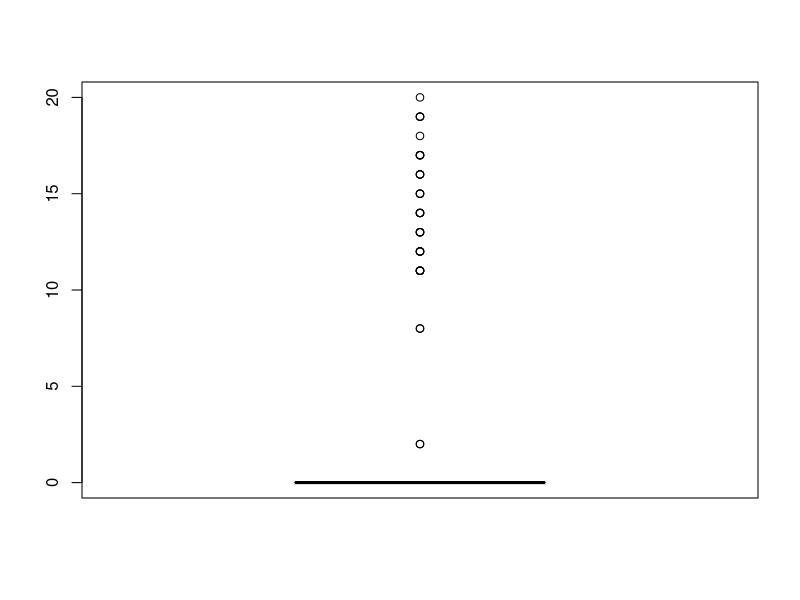

Source code (R):
#steelhead.r
#exposure model for steelhead

#read in data
setwd("~/github/Steelhead/Data")

fishery_mat<-as.matrix(read.csv("2014Area E_openings.csv"))
fishery_mat<-as.matrix(read.csv("2014Area B_openings.csv"))

colnames(fishery_mat)<-NULL
fishery_mat<-fishery_mat[,2:3337]

steelhead_data<-as.data.frame(read.csv("steelhead_pops.csv", header=T))

n_km<-521
n_hours<-3336

#set up a fake steelhead population
#IBM

n_fish<-1000
fish<-seq(1,n_fish,by=1)

#each fish has characteristics and they are in these vectors
exposure<-rep(NA,n_fish)
speeds<-rep(0,n_fish)
starting_date<-rep(0,n_fish)

#population characteristics (these are the hypothesis about the population that will be tested)
rt_mean<-100
rt_sd<-10
speed_mean<-20
speed_sd<-3

speeds<-(pmax(9,pmin(55,rnorm(fish,speed_mean,speed_sd))))/24	#speed in km/h
starting_date<-(pmax(15,pmin(85,rnorm(fish,rt_mean,rt_sd)))) #starting date in hours
starting_hour<-starting_date*24
#move fish though fisheries 

for(ind in 1:n_fish)
{

exposure[ind]<-0
for(loc in 1:n_km){

start_time<-starting_hour[ind]
time_at_loc<-start_time+loc*speeds[ind]

#check exposure against fishery matrix

exposure[ind]<-exposure[ind]+fishery_mat[loc,round(time_at_loc)]

}
}



boxplot(exposure)

